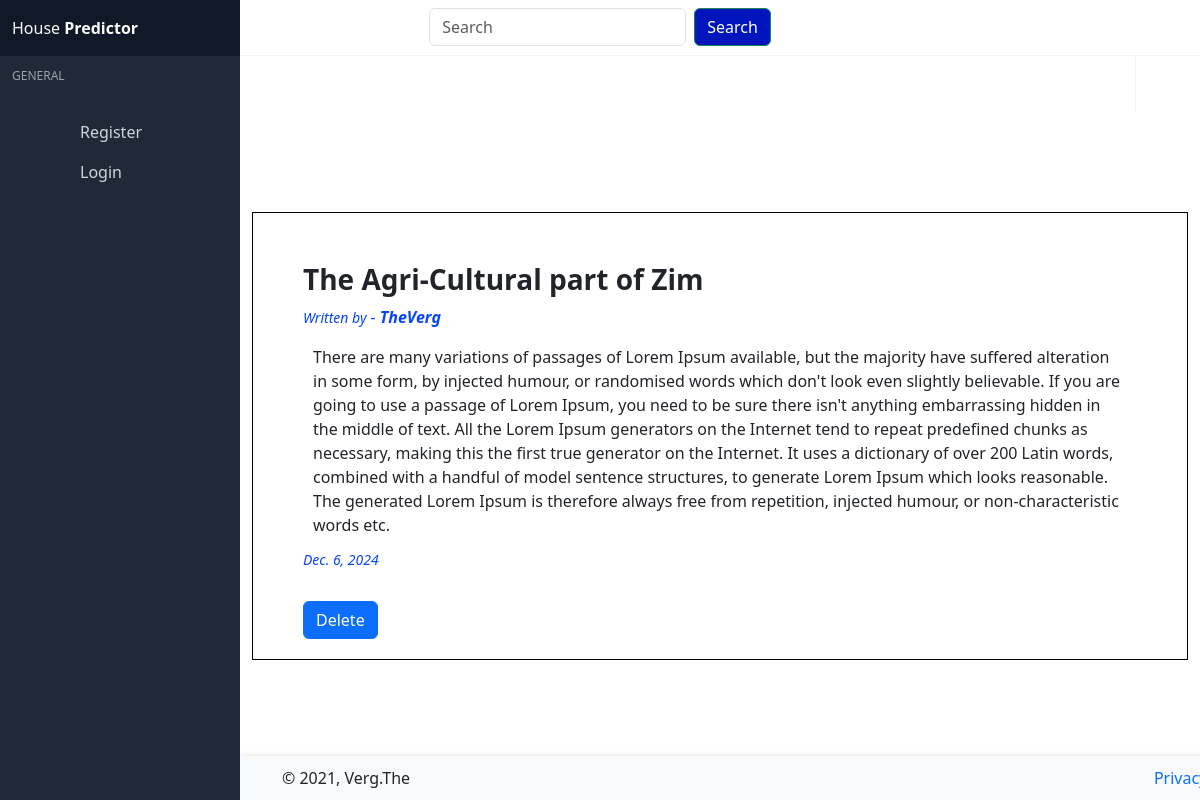
Screenshot of /news/9/ with the database file from the repository.
### base/models.py (models this page shows, shortened)
class Blog(models.Model):
    author = models.CharField(max_length=100)
    name = models.CharField(max_length=100)
    content = models.TextField()
    created = models.DateField(default=timezone.now)

### base/views.py (the view)
# urls.py: path('news/<str:pk>/', NewsDetailView.as_view(), name="news-detail"),
class NewsDetailView(DetailView):
    model = Blog
    template_name = 'base/news-detail.html'
    context_object_name = 'news'

### base/templates/base/news-detail.html
{% extends 'base/home.html'%}
{% block content%}
<div class="container" style="height: auto;">
    <div class="blog-detail" style="padding: 50px; margin-top: 50px; overflow: auto; border: 0.5px solid black ;">
        <h3><b>{{news.name}}</b></h3>
        <span>
            <i><p><small>Written by</small> - <b>{{news.author}}</b></p></i>
        </span>
        <p style="line-height: 1.5; margin: 10px;">{{news.content}}</p>
        <span>
            <i><small>{{news.created}}</small></i>
        </span>
        <div class="dlt-button" style="margin-top: 30px; margin-bottom: -30px;">
            <a href="{% url 'news-delete' news.id %}" class="btn btn-primary">Delete</a>
        </div>
    </div>
</div>
{% endblock%}

### base/static/base/css/main.css (style rules this page uses)
*,::after,::before { box-sizing:border-box }
html { -moz-tab-size:4;-o-tab-size:4;tab-size:4 }
html { line-height:1.15;-webkit-text-size-adjust:100% }
body { margin:0 }
body { font-family:system-ui,-apple-system,'Segoe UI',Roboto,Helvetica,Arial,sans-serif,'Apple Color Emoji','Segoe UI Emoji' }
b,strong { font-weight:bolder }
small { font-size:80% }
blockquote,dd,dl,figure,h1,h2,h3,h4,h5,h6,hr,p,pre { margin:0 }
html { font-family:ui-sans-serif,system-ui,-apple-system,BlinkMacSystemFont,"Segoe UI",Roboto,"Helvetica Neue",Arial,"Noto Sans",sans-serif,"Apple Color Emoji","Segoe UI Emoji","Segoe UI Symbol","Noto Color Emoji";line-height:1.5 }
body { font-family:inherit;line-height:inherit }
*,::after,::before { box-sizing:border-box;border-width:0;border-style:solid;border-color:#e5e7eb }
h1,h2,h3,h4,h5,h6 { font-size:inherit;font-weight:inherit }
a { color:inherit;text-decoration:inherit }
* { --tw-shadow:0 0 #0000 }
* { --tw-ring-inset:var(--tw-empty, );--tw-ring-offset-width:0px;--tw-ring-offset-color:#fff;--tw-ring-color:rgba(59, 130, 246, 0.5);--tw-ring-offset-shadow:0 0 #0000;--tw-ring-shadow:0 0 #0000 }
body { --tw-bg-opacity:1;background-color:rgba(249,250,251,var(--tw-bg-opacity));font-size:1rem;line-height:1.5rem;padding-top:3.5rem }
@media (min-width:1024px) { body { padding-left:15rem } }

### base/static/base/css/index.css (style rules this page uses)
.blog-detail span { color: rgb(6, 69, 245); font-style: italic; font-size: 1rem; }
.blog-detail p { text-align: left; }

### rows the page displays
Blog: name "The Agri-Cultural part of Zim", author "TheVerg", content "There are many variations of passages of Lorem Ipsum available, but the majority have suffered alteration in some form, by injected humour, or randomised words which don't look even slightly believable. If you are going to use a passage of Lorem Ipsum, you need to be sure there isn't anything embarrassing hidden in the middle of text. All the Lorem Ipsum generators on the Internet tend to repeat predefined chunks as necessary, making this the first true generator on the Internet. It uses a dictionary of over 200 Latin words, combined with a handful of model sentence structures, to generate Lorem Ipsum which looks reasonable. The generated Lorem Ipsum is therefore always free from…", created "Dec. 6, 2024"
